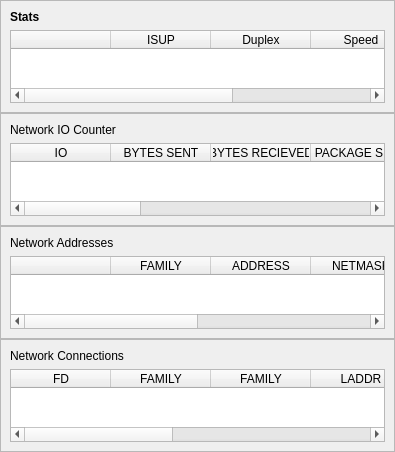
               <widget class="QWidget" name="scrollAreaContents">
                <property name="geometry">
                 <rect>
                  <x>0</x>
                  <y>0</y>
                  <width>395</width>
                  <height>452</height>
                 </rect>
                </property>
                <layout class="QVBoxLayout" name="verticalLayout_13" stretch="0,0,0,0">
                 <property name="spacing">
                  <number>0</number>
                 </property>
                 <property name="leftMargin">
                  <number>0</number>
                 </property>
                 <property name="topMargin">
                  <number>0</number>
                 </property>
                 <property name="rightMargin">
                  <number>0</number>
                 </property>
                 <property name="bottomMargin">
                  <number>0</number>
                 </property>
                 <item>
                  <widget class="QFrame" name="frame_12">
                   <property name="frameShape">
                    <enum>QFrame::StyledPanel</enum>
                   </property>
                   <property name="frameShadow">
                    <enum>QFrame::Raised</enum>
                   </property>
                   <layout class="QVBoxLayout" name="verticalLayout_14">
                    <property name="leftMargin">
                     <number>9</number>
                    </property>
                    <property name="topMargin">
                     <number>9</number>
                    </property>
                    <property name="rightMargin">
                     <number>9</number>
                    </property>
                    <property name="bottomMargin">
                     <number>9</number>
                    </property>
                    <item>
                     <widget class="QLabel" name="label_56">
                      <property name="font">
                       <font>
                        <bold>true</bold>
                       </font>
                      </property>
                      <property name="text">
                       <string>Stats</string>
                      </property>
                     </widget>
                    </item>
                    <item>
                     <widget class="QTableWidget" name="tableWidget_4">
                      <column>
                       <property name="text">
                        <string/>
                       </property>
                      </column>
                      <column>
                       <property name="text">
                        <string>ISUP</string>
                       </property>
                      </column>
                      <column>
                       <property name="text">
                        <string>Duplex</string>
                       </property>
                      </column>
                      <column>
                       <property name="text">
                        <string>Speed</string>
                       </property>
                      </column>
                      <column>
                       <property name="text">
                        <string>MTU</string>
                       </property>
                      </column>
                     </widget>
                    </item>
                   </layout>
                  </widget>
                 </item>
                 <item>
                  <widget class="QFrame" name="frame_13">
                   <property name="frameShape">
                    <enum>QFrame::StyledPanel</enum>
                   </property>
                   <property name="frameShadow">
                    <enum>QFrame::Raised</enum>
                   </property>
                   <layout class="QVBoxLayout" name="verticalLayout_15">
                    <item>
                     <widget class="QLabel" name="label_57">
                      <property name="text">
                       <string>Network IO Counter</string>
                      </property>
                     </widget>
                    </item>
                    <item>
                     <widget class="QTableWidget" name="tableWidget_5">
                      <column>
                       <property name="text">
                        <string>IO</string>
                       </property>
                      </column>
                      <column>
                       <property name="text">
                        <string>BYTES SENT</string>
                       </property>
                      </column>
                      <column>
                       <property name="text">
                        <string>BYTES RECIEVED</string>
                       </property>
                      </column>
                      <column>
                       <property name="text">
                        <string>PACKAGE SENT</string>
                       </property>
                      </column>
                      <column>
                       <property name="text">
                        <string>PACKAGE RECIEVED</string>
                       </property>
                      </column>
                      <column>
                       <property name="text">
                        <string>ERR IN</string>
                       </property>
                      </column>
                      <column>
                       <property name="text">
                        <string>ERR OUT</string>
                       </property>
                      </column>
                      <column>
                       <property name="text">
                        <string>DROP IN</string>
                       </property>
                      </column>
                      <column>
                       <property name="text">
                        <string>DROP OUT</string>
                       </property>
                      </column>
                     </widget>
                    </item>
                   </layout>
                  </widget>
                 </item>
                 <item>
                  <widget class="QFrame" name="frame_14">
                   <property name="frameShape">
                    <enum>QFrame::StyledPanel</enum>
                   </property>
                   <property name="frameShadow">
                    <enum>QFrame::Raised</enum>
                   </property>
                   <layout class="QVBoxLayout" name="verticalLayout_16">
                    <item>
                     <widget class="QLabel" name="label_58">
                      <property name="text">
                       <string>Network Addresses</string>
                      </property>
                     </widget>
                    </item>
                    <item>
                     <widget class="QTableWidget" name="tableWidget_6">
                      <column>
                       <property name="text">
                        <string/>
                       </property>
                      </column>
                      <column>
                       <property name="text">
                        <string>FAMILY</string>
                       </property>
                      </column>
                      <column>
                       <property name="text">
                        <string>ADDRESS</string>
                       </property>
                      </column>
                      <column>
                       <property name="text">
                        <string>NETMASK</string>
                       </property>
                      </column>
                      <column>
                       <property name="text">
                        <string>BROADCAST</string>
                       </property>
                      </column>
                      <column>
                       <property name="text">
                        <string>PTP</string>
                       </property>
                      </column>
                     </widget>
                    </item>
                   </layout>
                  </widget>
                 </item>
                 <item>
                  <widget class="QFrame" name="frame_15">
                   <property name="frameShape">
                    <enum>QFrame::StyledPanel</enum>
                   </property>
                   <property name="frameShadow">
                    <enum>QFrame::Raised</enum>
                   </property>
                   <layout class="QVBoxLayout" name="verticalLayout_17">
                    <item>
                     <widget class="QLabel" name="label_59">
                      <property name="text">
                       <string>Network Connections</string>
                      </property>
                     </widget>
                    </item>
                    <item>
                     <widget class="QTableWidget" name="tableWidget_7">
                      <column>
                       <property name="text">
                        <string>FD</string>
                       </property>
                      </column>
                      <column>
                       <property name="text">
                        <string>FAMILY</string>
                       </property>
                      </column>
                      <column>
                       <property name="text">
                        <string>FAMILY</string>
                       </property>
                      </column>
                      <column>
                       <property name="text">
                        <string>LADDR</string>
                       </property>
                      </column>
                      <column>
                       <property name="text">
                        <string>RADDR</string>
                       </property>
                      </column>
                      <column>
                       <property name="text">
                        <string>STATUS</string>
                       </property>
                      </column>
                      <column>
                       <property name="text">
                        <string>PID</string>
                       </property>
                      </column>
                     </widget>
                    </item>
                   </layout>
                  </widget>
                 </item>
                </layout>
               </widget>
